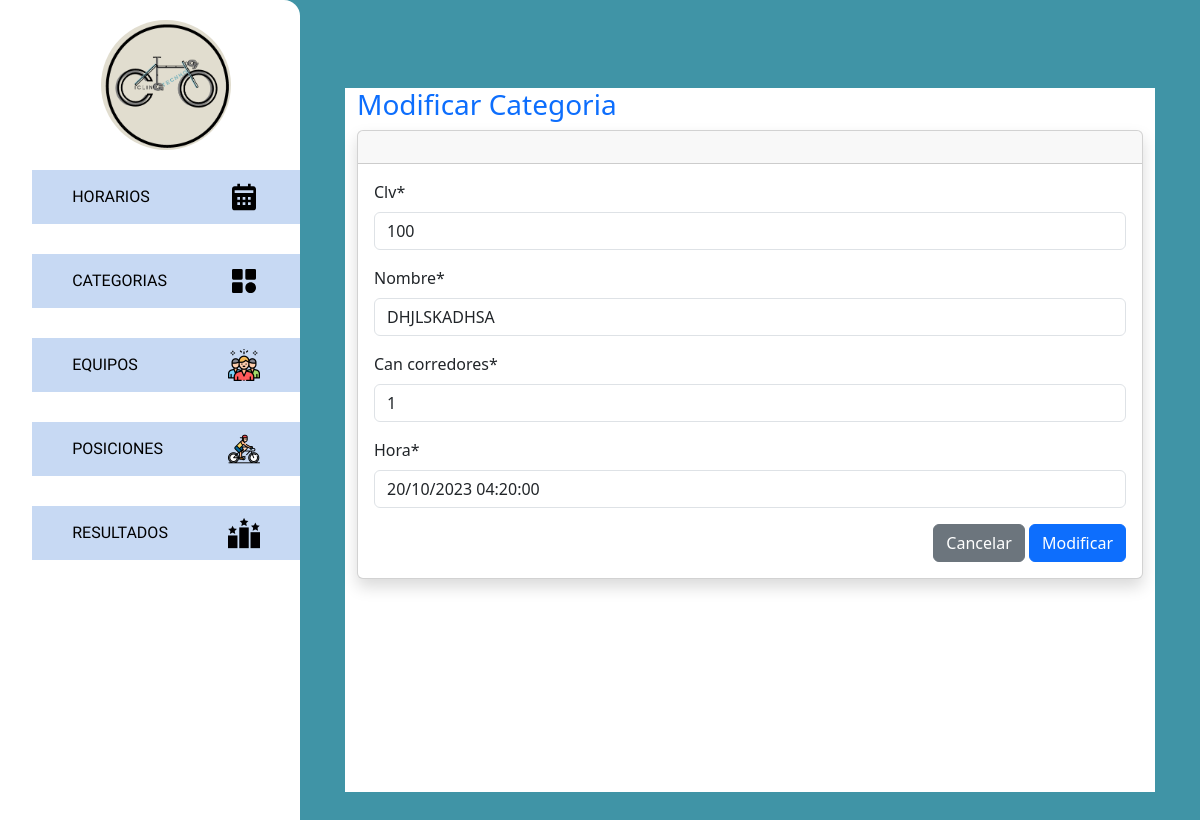
Page /categorias/modificar/100 on the committed database.
### posiciones/models.py (models this page shows, shortened)
class Categoria(models.Model):
    clv = models.PositiveIntegerField(primary_key=True, auto_created=True, blank=False, null=False)
    nombre = models.CharField(max_length=30)
    can_corredores = models.PositiveIntegerField(blank=False, default=1)
    hora = models.DateTimeField()
    class Meta:
        verbose_name_plural = "Categorias"

### posiciones/views.py (the view, shortened to what this page needs)
# urls.py: path('categorias/modificar/<int:clv>', views.modificar_categoria, name='modificar_categoria'),
def modificar_categoria(request, clv):
    cate = get_object_or_404(Categoria, clv=clv)
    data = {
        'form': CategoriaForm(instance=cate)
    }
    return render(request, 'categoria/modificar.html', data)

### posiciones/forms.py
class CategoriaForm(forms.ModelForm):
    class Meta:
        model = Categoria
        fields = '__all__'

### posiciones/templates/categoria/modificar.html (shortened to what this page needs)
{% extends 'base.html' %}
{% load crispy_forms_filters %}
{% load crispy_forms_tags %}
{% block div_contenido %}
	<div class="container-fluid">
                    <h1 class="h3 mb-2 font-weight-bold text-primary">Modificar Categoria</h1>
                    <div class="card shadow mb-4">
                        <div class="card-header py-3">
                        </div>
                        <div class="card-body">
                            <form action="" method="post">
                                {{ form | crispy }}
                                <div class="d-flex justify-content-end">
                                    <a href="{% url 'categorias' %}" class="btn btn-secondary btn-icon-split">
                                        <span class="text">Cancelar</span>
                                    </a>
                                    <button type="submit" class="btn btn-primary">
                                        <span class="text">Modificar</span>
                                    </button>
                                </div>
                            </form>
                        </div>
                    </div>
    </div>
{% endblock %}

### static/css/inicio.css (style rules this page uses)
* { margin: 0; padding: 0; box-sizing: border-box; }
.principal { display: grid; grid-template-columns: 1fr 3fr; background-color: #4094A6; }

### rows in the picture
Categoria: clv "100", nombre "DHJLSKADHSA", can_corredores "1", hora "20/10/2023 04:20:00"
